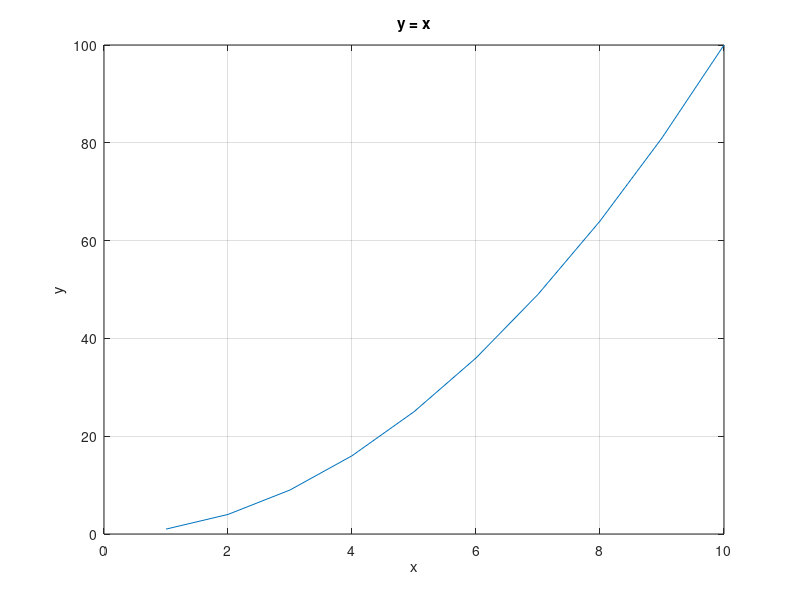
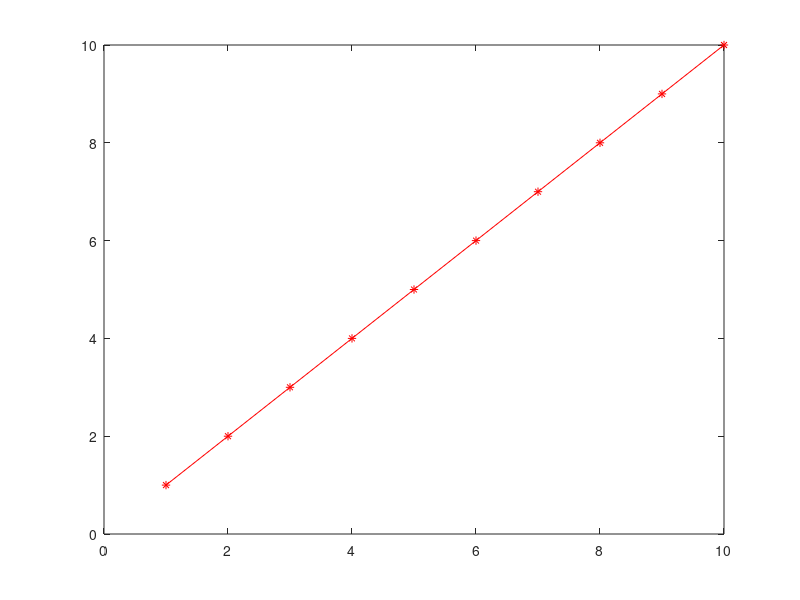
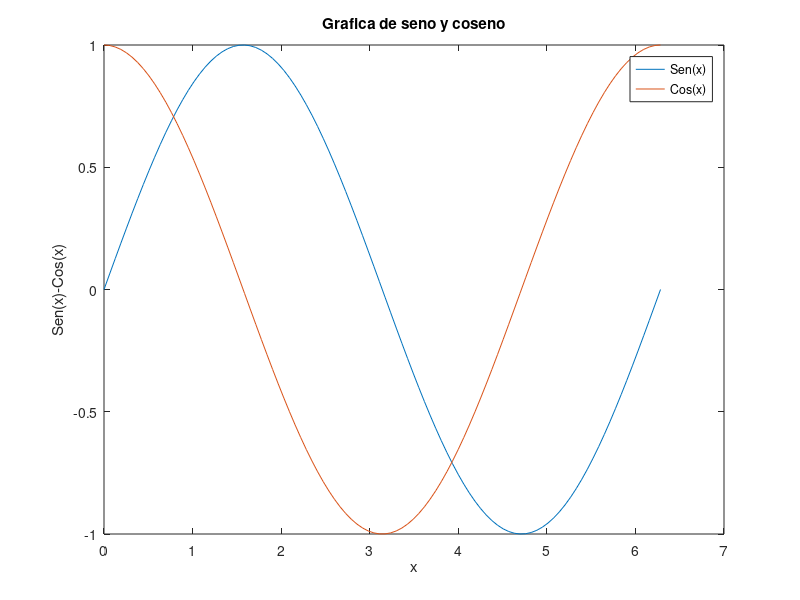
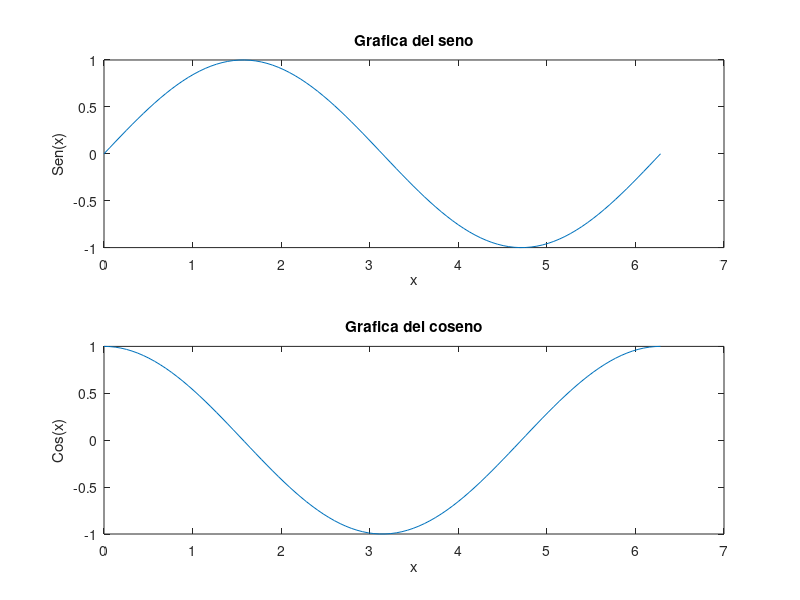

Write the MATLAB code that produced these figures, in order.
figure(1)
%Valores de x
x = 1:10;
%Valore de y
y1 = x.^2;
%Graficar x contra y
plot(x,y1)
%Titulo de la grafica
title('y = x')
%Etiqueta del eje x
xlabel('x')
%Etiqueta del eje y
ylabel('y')
%Cuadricula en la grafica
grid on

figure(2)%cambiar color
% r rojo
% b azul
% g verde
% y amarillo
% k negro
% w blanco
%
%
% Cambiar simbolo de punto
% * Poner asteriscos como puntos
% + 
% . 
% p 
y2 = x;
plot(x, y2, '-*r')

figure(3) % 2 graficas en una sola figura
x = linspace(0, 2*pi(),100);
y = sin(x);
z = cos(x);
plot(x,y,x,z)
title('Grafica de seno y coseno')
xlabel('x')
ylabel('Sen(x)-Cos(x)')
legend('Sen(x)','Cos(x)')

figure(4)%Diferentes graficas por separado
         %en una sola figura

subplot(2,1,1)
plot(x,y)
title('Grafica del seno')
xlabel('x')
ylabel('Sen(x)')

subplot(2,1,2)
plot(x,z)
title('Grafica del coseno')
xlabel('x')
ylabel('Cos(x)')

figure(5)%Diferentes graficas en una sola figura
subplot(1,2,1)
plot(x,y)
title('Grafica del seno')
xlabel('x')
ylabel('Sen(x)')
subplot(1,2,2)
plot(x,z)
title('Grafica del coseno')
xlabel('x')
ylabel('Cos(x)')



